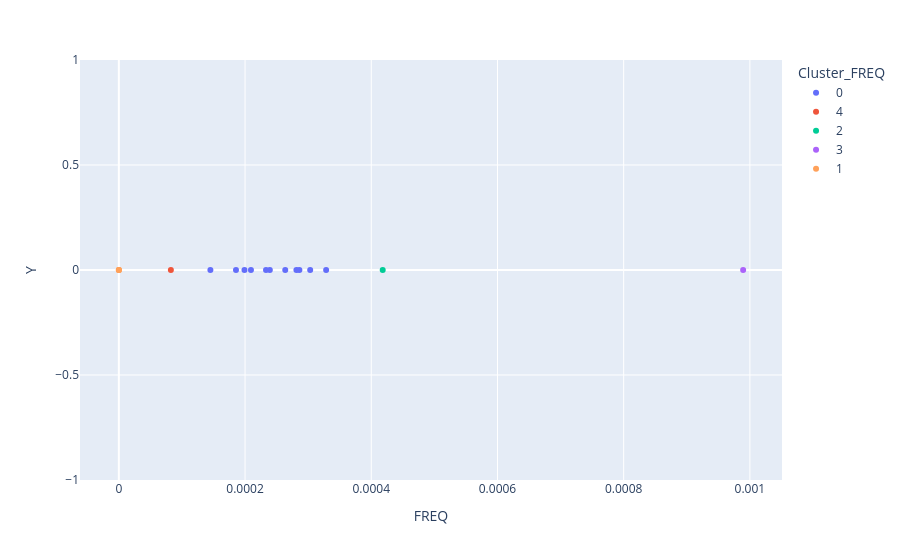

Source (notebook cell):
### Code cell
# Visualisation
data["Cluster_FREQ"] = labels
data["Cluster_FREQ"] = data["Cluster_FREQ"].astype(str)
data["Y"] = 0

fig = px.scatter(data, x="FREQ", y="Y", color="Cluster_FREQ")
fig.show()

### Figure 1 — Plotly figure (JSON) as saved in the notebook; plotly's stock layout.template omitted (floating-point values rounded to 4 significant figures)
{"data": [{"hovertemplate": "Cluster_FREQ=0<br>FREQ=%{x}<br>Y=%{y}<extra></extra>", "legendgroup": "0", "marker": {"color": "#636efa", "symbol": "circle"}, "mode": "markers", "name": "0", "orientation": "v", "showlegend": true, "type": "scatter", "x": [0.0002392, 0.0001991, 0.0002093, 0.0002637, 0.0001451, 0.0001856, 0.0003032, 0.0002861, 0.0002332, 0.0002814, 0.0003285], "xaxis": "x", "y": [0, 0, 0, 0, 0, 0, 0, 0, 0, 0, 0], "yaxis": "y"}, {"hovertemplate": "Cluster_FREQ=4<br>FREQ=%{x}<br>Y=%{y}<extra></extra>", "legendgroup": "4", "marker": {"color": "#EF553B", "symbol": "circle"}, "mode": "markers", "name": "4", "orientation": "v", "showlegend": true, "type": "scatter", "x": [8.244e-05], "xaxis": "x", "y": [0], "yaxis": "y"}, {"hovertemplate": "Cluster_FREQ=2<br>FREQ=%{x}<br>Y=%{y}<extra></extra>", "legendgroup": "2", "marker": {"color": "#00cc96", "symbol": "circle"}, "mode": "markers", "name": "2", "orientation": "v", "showlegend": true, "type": "scatter", "x": [0.0004181], "xaxis": "x", "y": [0], "yaxis": "y"}, {"hovertemplate": "Cluster_FREQ=3<br>FREQ=%{x}<br>Y=%{y}<extra></extra>", "legendgroup": "3", "marker": {"color": "#ab63fa", "symbol": "circle"}, "mode": "markers", "name": "3", "orientation": "v", "showlegend": true, "type": "scatter", "x": [0.0009893], "xaxis": "x", "y": [0], "yaxis": "y"}, {"hovertemplate": "Cluster_FREQ=1<br>FREQ=%{x}<br>Y=%{y}<extra></extra>", "legendgroup": "1", "marker": {"color": "#FFA15A", "symbol": "circle"}, "mode": "markers", "name": "1", "orientation": "v", "showlegend": true, "type": "scatter", "x": [0.0, 0.0, 0.0], "xaxis": "x", "y": [0, 0, 0], "yaxis": "y"}], "layout": {"legend": {"title": {"text": "Cluster_FREQ"}, "tracegroupgap": 0}, "margin": {"t": 60}, "xaxis": {"anchor": "y", "domain": [0, 1], "title": {"text": "FREQ"}}, "yaxis": {"anchor": "x", "domain": [0, 1], "title": {"text": "Y"}}}}
